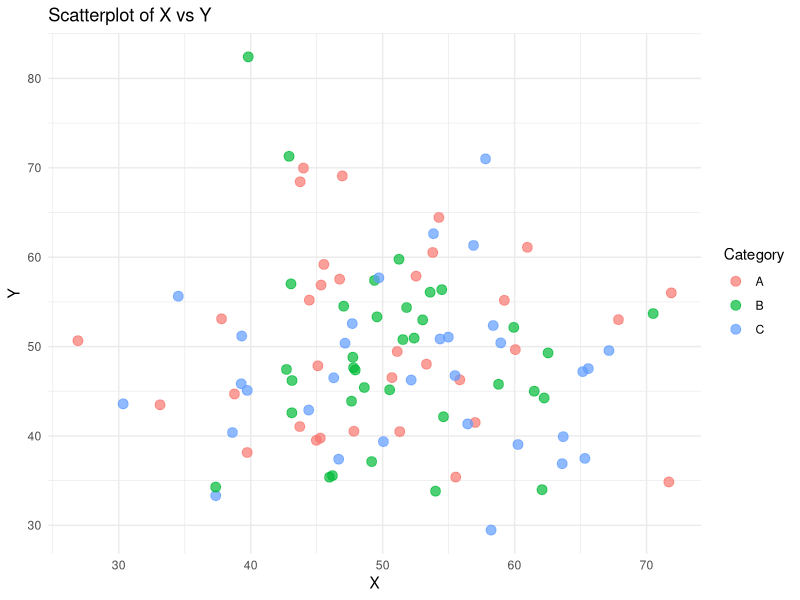
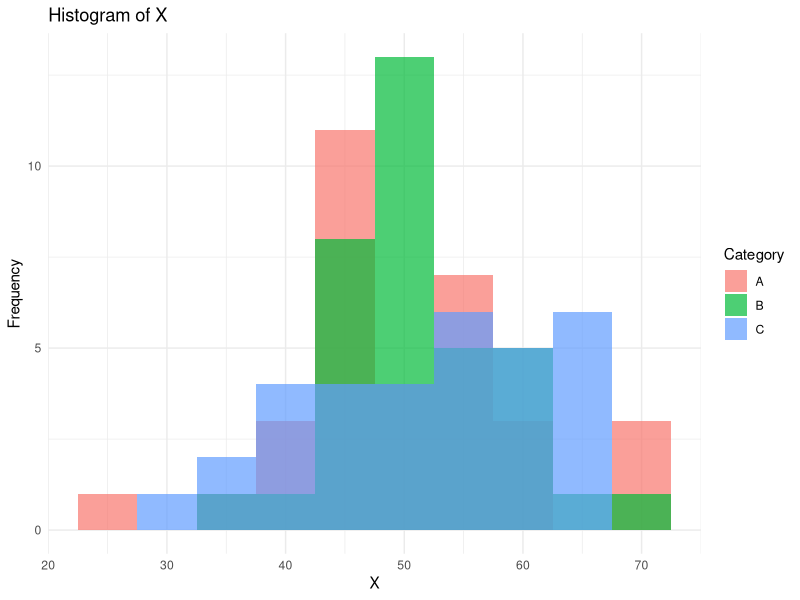
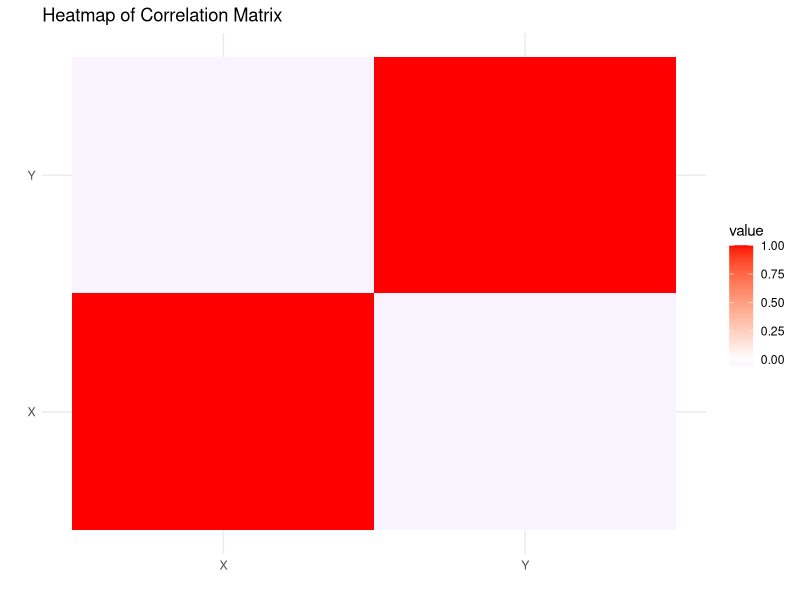
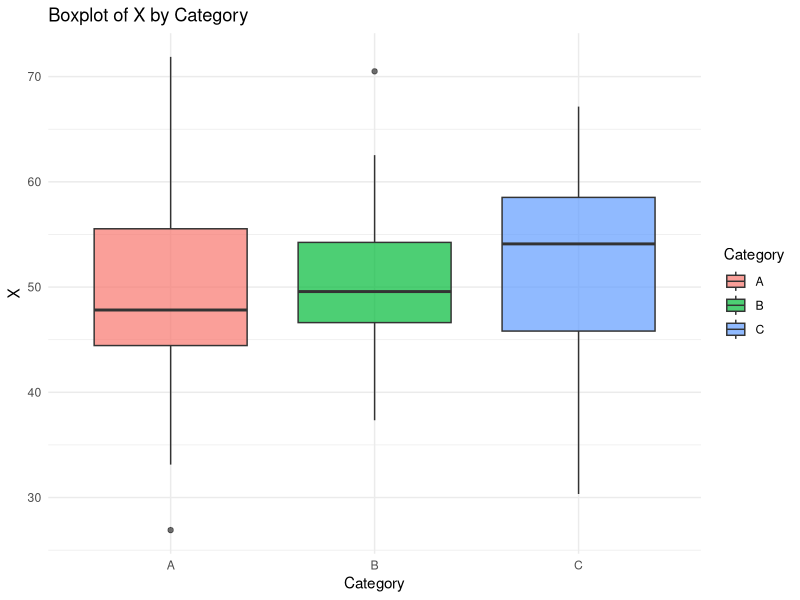

The R script that drew these images, in order:
# Load necessary libraries
library(ggplot2)
library(reshape2)  # For heatmap

# Sample data frame
set.seed(123)
data <- data.frame(
  X = rnorm(100, mean = 50, sd = 10),
  Y = rnorm(100, mean = 50, sd = 10),
  Category = sample(c("A", "B", "C"), 100, replace = TRUE)
)

# Display the first few rows of the data
print("Sample Data:")
print(head(data))

# 1. Scatterplot
scatterplot <- ggplot(data, aes(x = X, y = Y, color = Category)) +
  geom_point(size = 3, alpha = 0.7) +
  labs(title = "Scatterplot of X vs Y",
       x = "X",
       y = "Y") +
  theme_minimal()

print(scatterplot)

# 2. Histogram
histogram <- ggplot(data, aes(x = X, fill = Category)) +
  geom_histogram(binwidth = 5, alpha = 0.7, position = "identity") +
  labs(title = "Histogram of X",
       x = "X",
       y = "Frequency") +
  theme_minimal()

print(histogram)

# 3. Heatmap
# Create a correlation matrix for heatmap
correlation_matrix <- cor(data[, c("X", "Y")])
melted_correlation_matrix <- melt(correlation_matrix)

heatmap <- ggplot(melted_correlation_matrix, aes(x = Var1, y = Var2, fill = value)) +
  geom_tile() +
  scale_fill_gradient2(low = "blue", high = "red", mid = "white", midpoint = 0) +
  labs(title = "Heatmap of Correlation Matrix",
       x = "",
       y = "") +
  theme_minimal()

print(heatmap)

# 4. Boxplot (Bonus)
boxplot <- ggplot(data, aes(x = Category, y = X, fill = Category)) +
  geom_boxplot(alpha = 0.7) +
  labs(title = "Boxplot of X by Category",
       x = "Category",
       y = "X") +
  theme_minimal()

print(boxplot)